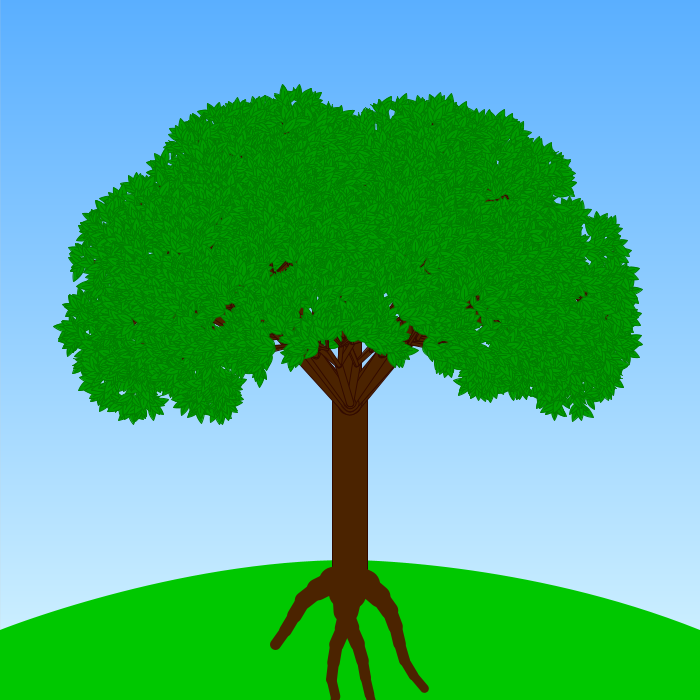
Frame 1 (no input)
Frame 60 (the mouse pressed at the canvas centre just before this capture): identical to frame 1, image omitted
Frame 120 (the mouse held since frame 60 and released just before this capture): identical to frame 1, image omitted

The Processing sketch that drew this single still picture (run headless with seeded random() and noise(); from frame 60 on, the mouse is pressed at the canvas centre):

// Processing sketch: ProcessingTreeV5
// ── ProcessingTreeV5.pde
int L;

void setup(){
  size(700,700);
  L=(int)(height*.25);
  strokeJoin(ROUND);
  Draw();
}

void draw(){

}

void mousePressed(){
 if(mouseButton==RIGHT){
   Draw();
 }
}

void Draw(){
  backG();
  pushMatrix();
  translate(width/2, height*.825);
  tree1(0, 0, L, -90);
  roots(0,0,L);
  popMatrix();
}

void backG(){
  L=(int)(height*.25);
  color c1=color(215, 245, 255);
  color c2=color(90,175,255);
  for(int i=height;i>=0;i--){
    float l=map(i,(height),0,0,1);
    color c= lerpColor(c1,c2,l);
    stroke(c);
    line(0,i,width,i);
  }
  noStroke();
  fill(0, 200, 0);
  beginShape();
  vertex(0, height);
  vertex(0, height*.9);
  bezierVertex(0, height*.9, width*.25, height*.8, width/2, height*.8);
  bezierVertex((width/2), height*.8, width*.75, height*.8, width, height*.9);
  vertex(width, height);
  endShape(CLOSE);
}

void tree1(float x, float y, float l, float ang) {
  float ex=x+(l*cos(radians(ang)));
  float ey=y+(l*sin(radians(ang)));
  strokeWeight(1);
  stroke(50, 10, 0);
  fill(75, 35, 0);
  pushMatrix();
  translate(x,y);
  rotate(radians(ang));
  rect(-(l/10),-(l/10),l*1.2,l/5,l/10);
  popMatrix();
  float a=random(20, 50);
  float a1=random(-50, -20);
  if(l==L){
    tree1(ex, ey, l/1.5, ang);
   
  }
  if ((l/1.5)>8) {
    tree1(ex, ey, l/1.5, a+ang);
    tree1(ex, ey, l/1.5, a1+ang);  
    a=random(20, 50)+ang;
    a1=random(-50, -20)+ang;
    tree1(ex, ey, l/2, (a));
    tree1(ex, ey, l/2, (a1));
    
  }
  if (((l/1.5)>=66)) {
    a=random(20, 50)+ang;
    a1=random(-50, -20)+ang;
    tree1(ex, ey, l/3, (a));
    tree1(ex, ey, l/3, (a1));
    
  }
  if (l==L) {
    a=random(10, 30)+ang;
    a1=random(-30, -10)+ang;
    tree1(ex, ey, l/4.5, (a));
    tree1(ex, ey, l/4.5, (a1));
    
  }
  
  if ((l/1.5)<=12) {
    leaf(ex, ey, ang);
  }
}

void leaf(float x, float y, float ang){
  for(int i= -1;i<2;i++){
    float l=random(10,19);
    float a=random(30,61);
    pushMatrix();
    translate(x,y);
    rotate(radians(ang+(i*a)));
    //rotate(radians(ang));
    fill(0,155,0);
    stroke(0,125,0);
    beginShape();
    vertex(0,0);
    bezierVertex(0,0,(l/4),(l/2),l,0);
    bezierVertex(l,0,(l/4),-(l/2),0,0);
    vertex(0,0);
    endShape();
    stroke(0,125,0);
    line(0,0,12,0);
    popMatrix();
  }
}

void roots(float x, float y, float l){
  stroke(75, 35, 0);
  for(int i=0;i<4;i++){
    int a=(int)random(5,9);
    float ang=-(random(0,30))-(45*i);
    float x1=0;
    float y1=0;
    float ex=x1+(-l/10)*cos(radians(ang));
    float ey=y1+(-l/10)*sin(radians(ang));
    for(int j=0;j<a;j++){
      float w=(l/2)/(j+3);
      strokeWeight(w);
      line(x1,y1,ex,ey);
      x1=ex;
      y1=ey;
      ang+=(random(-25,25));  
      ex=x1+(-l/10)*cos(radians(ang));
      ey=y1+(-l/10)*sin(radians(ang));
    }
  }
}
